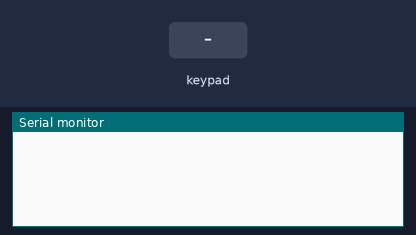
The sketch below on a simulated Arduino Mega 2560, built with avr-gcc and run on an emulated ATmega2560. On the bench: the last lines printed to the serial monitor. The test bench sets the inputs (shaded band).

Above: at 1.2 s.
1.3 s: key '1' pressed
At 1.9 s:
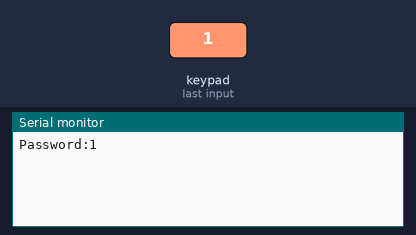
2.8 s: keypad keys 1 2 3 * # A B 0 pressed 0.4 s apart
At 6.5 s:
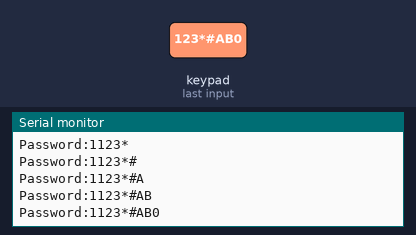
7.5 s: key 'A' pressed
At 7.9 s:
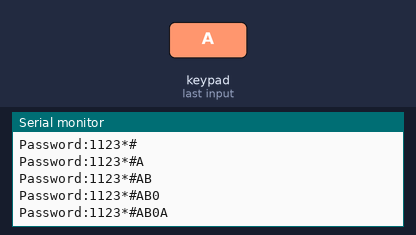
9.0 s: keypad keys 1 2 3 * # A B 0 # pressed 0.4 s apart
At 12.7 s:
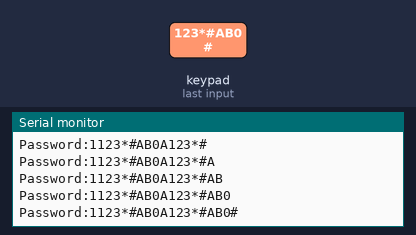
14.1 s: key 'B' pressed
At 15.3 s:
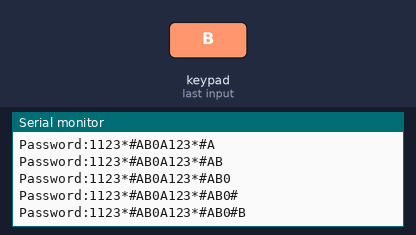
15.6 s: keypad keys 1 2 3 * # A B 0 * pressed 0.4 s apart
At 20.2 s:
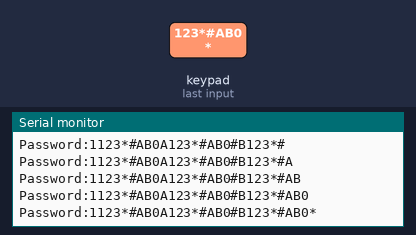
Timing chart, 0 to 21.7 s (numbered marks = the images above; inputs shaded):
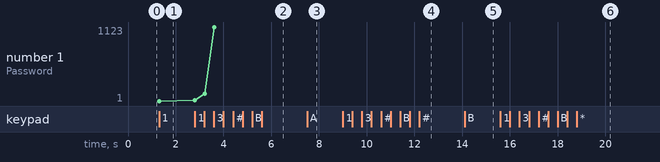

Measured:
- after the input at 1.3 s, the serial monitor: prints a new line at once (image 1)
- after the input at 2.8 s, the serial monitor: prints a new line at once (image 2)
- after the input at 7.5 s, the serial monitor: prints a new line at once (image 3)
- after the input at 9.0 s, the serial monitor: prints a new line at once (image 4)
- after the input at 14.1 s, the serial monitor: prints a new line at once (image 5)
- after the input at 15.6 s, the serial monitor: prints a new line at once (image 6)
- plotted number 1: 1 → 1123 after the input at 2.8 s

The sketch:

TecladoKeyPan.ino
```cpp
#include <Keypad.h>
const byte rows = 4;
const byte cols = 4;
char Keys[rows][cols] = {
  {'1', '2', '3', 'A'},
  {'4', '5', '6', 'B'},
  {'7', '8', '9', 'C'},
  {'*', '0', '#', 'D'}
};

byte rowPins[rows] = {23, 22, 21, 19};
byte colPins[cols] = {18, 5, 4, 15};

String password = "123*#AB0";
String input_password = "";

Keypad keypad = Keypad(makeKeymap(Keys), rowPins, colPins, rows, cols);

void setup() {
  Serial.begin(9600);
}

void loop() {
  char key = keypad.getKey();

  if (key != NO_KEY) {
    if (key == 'D') {
      if(password.equals(input_password)){
        Serial.println("La contraseña es correcta.");
      }else{
        Serial.println("La contraseña es incorrecta.");
      }
      input_password = "";
    }else if(key == 'C'){
      input_password = "";
    }else {
      input_password += key;
    }
    Serial.println("Password:" + input_password);
  }

}
```
